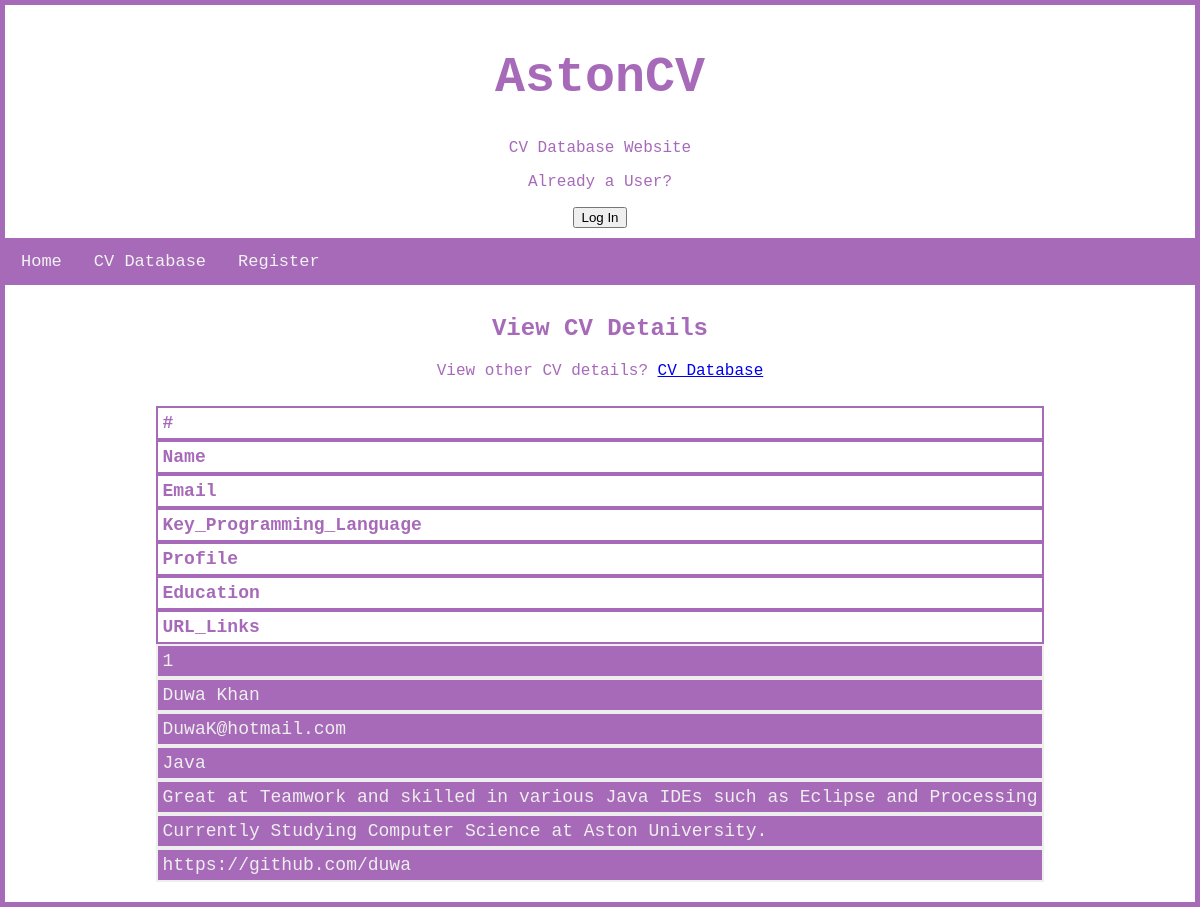
/Portfolio3/Astoncv/view.php?id=1, run on the app's committed database.
### tables this page shows
CREATE TABLE `cvs` (
  `id` int(20) UNSIGNED NOT NULL,
  `name` varchar(100) NOT NULL,
  `email` varchar(100) NOT NULL,
  `password` varchar(255) NOT NULL,
  `keyprogramming` varchar(255) DEFAULT NULL,
  `profile` varchar(500) DEFAULT NULL,
  `education` varchar(500) DEFAULT NULL,
  `URLlinks` varchar(500) DEFAULT NULL
);

### Portfolio3/Astoncv/view.php (the view, shortened to what this page needs)
<!DOCTYPE html>
<html lang="en">
<link rel="stylesheet" type="text/css" href="css/style.css" />
</head>
<header>
  <h1>AstonCV</h1>
  <p> CV Database Website </p>
  <p> Already a User? </p>
  <a href="index.php">
    <button type="button">Log In</button>
  </a>
</header>
<body>
  <nav>
    <div class="topnav">
      <a href="index.php">Home</a>
      <a href="CVdb.php">CV Database</a>
      <a href="register.php">Register</a>
    </div>
  </nav>
  <section id="detailcv">
    <h2> View CV Details </h2>
    <p> View other CV details? <a href="CVdb.php"> CV Database </a>
    <table cellspacing="0" cellpadding="5" id="table">
      <tr>
        <th align='left'><b>#</b></th>
        <th align='left'><b>Name</b></th>
        <th align='left'><b>Email</b></th>
        <th align='left'><b>Key_Programming_Language</b></th>
        <th align='left'><b>Profile</b></th>
        <th align='left'><b>Education</b></th>
        <th align='left'><b>URL_Links</b></th>
      </tr>
  </section>
</body>
</html>
<?php
if (isset($_GET['id'])) {
  $filtervalues = $_GET['id'];
  $query = "SELECT * FROM cvs WHERE id ='$filtervalues'";
  include 'includes/connectdb.php';
  $rows = $db->query($query);
  if ($rows && $rows->rowCount() > 0) {
    while ($row =  $rows->fetch()) {
      echo  "<tr><td align='left'>" . $row['id'] . "</td>";
      echo  "<td align='left'>" . $row['name'] . "</td>";
      echo  "<td align='left'>" . $row['email'] . "</td>";
      echo  "<td align='left'>" . $row['keyprogramming'] . "</td>";
      echo  "<td align='left'>" . $row['profile'] . "</td>";
      echo  "<td align='left'>" . $row['education'] . "</td>";
      echo "<td align='left'>" . $row['URLlinks'] . "</td></tr>\n";
    }
  } else {
    echo  "<p>No CV details found in Database.</p>\n";
  }
}
?>

### Portfolio3/Astoncv/css/style.css (style rules this page uses)
body { font-family: "Lucida Console", "Courier New", monospace; border: 5px solid #944baad3; margin: 0 auto; color: #944baad3; }
header { padding: 10px; text-align: center; color: #944baad3; }
header h1 { font-size: 50px; }
.topnav { overflow: hidden; background-color: #944baad3; font-family: "Lucida Console", "Courier New", monospace; }
.topnav a { float: left; color: #f2f2f2; text-align: center; padding: 14px 16px; text-decoration: none; font-size: 17px; }
table { display: flex; flex-wrap: wrap; justify-content: center; font-size: large; padding-top: 200px; padding: 10px; color: #eee; font-family: "Lucida Console", "Courier New", monospace; }
th { border: #944baad3 2px solid; color: #944baad3; }
td { text-align: left; border: #eee 2px solid; background-color: #944baad3; }
@media only screen and (max-width: 760px),
  (min-device-width: 768px) and (max-device-width: 1024px) { th, td, tr { display: block; } }
#detailcv { text-align: center; padding: 10px; color: #944baad3; font-family: "Lucida Console", "Courier New", monospace; }

### data on the page
cvs: id "1", name "Duwa Khan", email "DuwaK@hotmail.com", keyprogramming "Java", profile "Great at Teamwork and skilled in various Java IDEs such as Eclipse and Processing", education "Currently Studying Computer Science at Aston University.", URLlinks "https://github.com/duwa"
